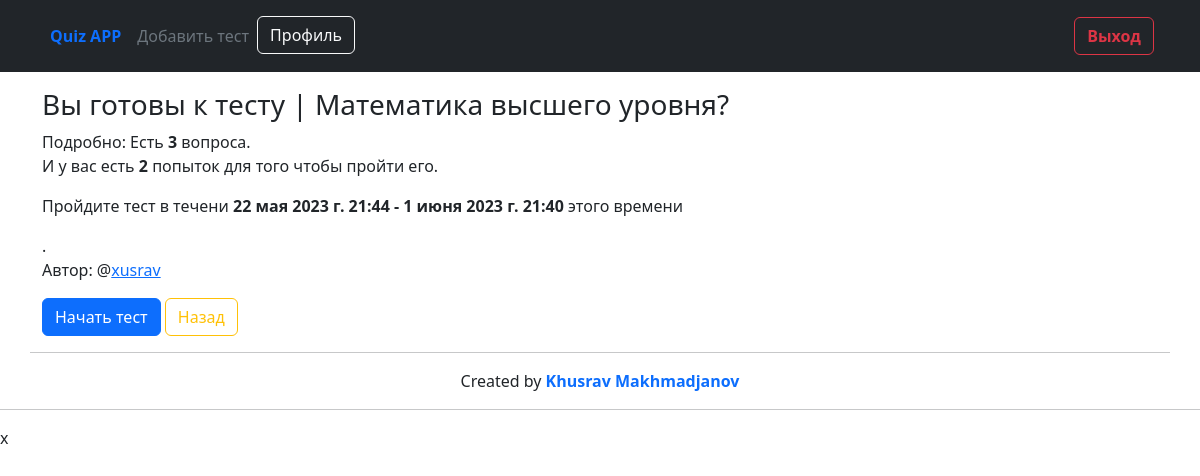
The app's page /ready_to_test/1/ (signed in) with its own data.
### quiz_main/models.py (models this page shows, shortened)
class Test(models.Model):
    author = models.ForeignKey(User, on_delete=models.CASCADE)
    category = models.ForeignKey(Category, on_delete=models.PROTECT)
    title = models.CharField(max_length=200)
    max_attempts = models.PositiveIntegerField(default=1)
    start_date = models.DateTimeField(auto_now_add=True, blank=True, null=True)
    end_time = models.DateTimeField(default=timezone.now() + timezone.timedelta(days=10))
    percentage = models.PositiveIntegerField()

### quiz_main/views.py (the view)
# urls.py: path('ready_to_test/<int:pk>/', ready_to_test, name='ready_to_test'),
@login_required(login_url='login')
def ready_to_test(request, pk):
    test = get_object_or_404(Test, id=pk)
    return render(request, 'ready_to_test.html', {'test': test})

### templates/ready_to_test.html (shortened to what this page needs)
{% extends 'base.html' %}
{% block content %}
    <div class="container mt-3">
        <h3>Вы готовы к тесту | {{ test.title }}?</h3>
        <p>
            Подробно: Есть <strong>{{ test.question_set.all.count }}</strong> вопроса.
            <br>И у вас есть <strong>{{ test.max_attempts }}</strong> попыток для того чтобы пройти его.
        </p>
        <p>Пройдите тест в течени <b>{{ test.start_date }} - {{ test.end_time }}</b> этого времени</p>.
        <p>Автор: @<a href="#">{{ test.author }}</a></p>
        <a href="{% url 'test' test.pk %}" class="btn btn-primary">Начать тест</a>
        <a href="{% url 'index' %}" class="btn btn-outline-warning">Назад</a>
    </div>
{% endblock %}

### records on screen
Test: title "Математика высшего уровня", question_set.all.count "3", max_attempts "2", start_date "22 мая 2023 г. 21:44", end_time "1 июня 2023 г. 21:40", author "xusrav"
